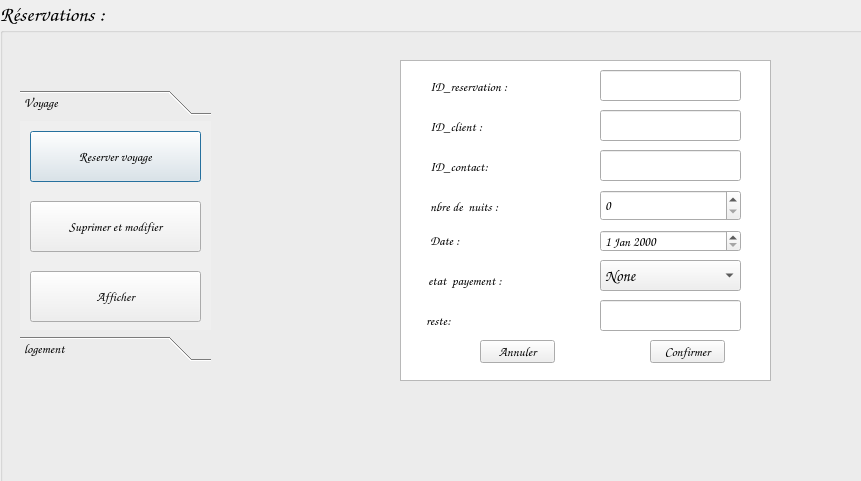
<?xml version="1.0" encoding="UTF-8"?>
<ui version="4.0">
 <class>modifl</class>
 <widget class="QDialog" name="modifl">
  <property name="geometry">
   <rect>
    <x>0</x>
    <y>0</y>
    <width>861</width>
    <height>481</height>
   </rect>
  </property>
  <property name="windowTitle">
   <string>Dialog</string>
  </property>
  <widget class="QLabel" name="label">
   <property name="geometry">
    <rect>
     <x>0</x>
     <y>0</y>
     <width>861</width>
     <height>481</height>
    </rect>
   </property>
   <property name="text">
    <string/>
   </property>
   <property name="pixmap">
    <pixmap>../tof/inspiration-voyage.jpeg</pixmap>
   </property>
  </widget>
  <widget class="QGroupBox" name="groupBox">
   <property name="geometry">
    <rect>
     <x>0</x>
     <y>0</y>
     <width>861000</width>
     <height>481000</height>
    </rect>
   </property>
   <property name="minimumSize">
    <size>
     <width>861000</width>
     <height>481000</height>
    </size>
   </property>
   <property name="maximumSize">
    <size>
     <width>861000</width>
     <height>481000</height>
    </size>
   </property>
   <property name="font">
    <font>
     <family>Comic Sans MS</family>
     <pointsize>16</pointsize>
    </font>
   </property>
   <property name="title">
    <string>Réservations :</string>
   </property>
   <widget class="QTextBrowser" name="textBrowser">
    <property name="geometry">
     <rect>
      <x>400</x>
      <y>60</y>
      <width>371</width>
      <height>321</height>
     </rect>
    </property>
   </widget>
   <widget class="QToolBox" name="toolBox">
    <property name="geometry">
     <rect>
      <x>20</x>
      <y>90</y>
      <width>191</width>
      <height>271</height>
     </rect>
    </property>
    <property name="font">
     <font>
      <pointsize>10</pointsize>
     </font>
    </property>
    <property name="currentIndex">
     <number>0</number>
    </property>
    <widget class="QWidget" name="Voyage">
     <property name="geometry">
      <rect>
       <x>0</x>
       <y>0</y>
       <width>191</width>
       <height>207</height>
      </rect>
     </property>
     <attribute name="label">
      <string>Voyage</string>
     </attribute>
     <widget class="QPushButton" name="pushButton">
      <property name="geometry">
       <rect>
        <x>10</x>
        <y>10</y>
        <width>171</width>
        <height>51</height>
       </rect>
      </property>
      <property name="text">
       <string>Reserver voyage</string>
      </property>
     </widget>
     <widget class="QPushButton" name="pushButton_4">
      <property name="geometry">
       <rect>
        <x>10</x>
        <y>150</y>
        <width>171</width>
        <height>51</height>
       </rect>
      </property>
      <property name="text">
       <string>Afficher</string>
      </property>
     </widget>
     <widget class="QPushButton" name="pushButton_7">
      <property name="geometry">
       <rect>
        <x>10</x>
        <y>80</y>
        <width>171</width>
        <height>51</height>
       </rect>
      </property>
      <property name="text">
       <string>Suprimer et modifier</string>
      </property>
     </widget>
    </widget>
    <widget class="QWidget" name="logement">
     <property name="geometry">
      <rect>
       <x>0</x>
       <y>0</y>
       <width>191</width>
       <height>207</height>
      </rect>
     </property>
     <attribute name="label">
      <string>logement</string>
     </attribute>
     <widget class="QPushButton" name="pushButton_9">
      <property name="geometry">
       <rect>
        <x>10</x>
        <y>10</y>
        <width>171</width>
        <height>51</height>
       </rect>
      </property>
      <property name="text">
       <string>Reserver logement</string>
      </property>
     </widget>
     <widget class="QPushButton" name="pushButton_10">
      <property name="geometry">
       <rect>
        <x>10</x>
        <y>150</y>
        <width>171</width>
        <height>51</height>
       </rect>
      </property>
      <property name="text">
       <string>Afficher</string>
      </property>
     </widget>
     <widget class="QPushButton" name="pushButton_13">
      <property name="geometry">
       <rect>
        <x>10</x>
        <y>80</y>
        <width>171</width>
        <height>51</height>
       </rect>
      </property>
      <property name="text">
       <string>supprimer modifier impr</string>
      </property>
     </widget>
    </widget>
   </widget>
   <widget class="QPushButton" name="pushButton_3">
    <property name="geometry">
     <rect>
      <x>650</x>
      <y>340</y>
      <width>75</width>
      <height>23</height>
     </rect>
    </property>
    <property name="font">
     <font>
      <pointsize>10</pointsize>
     </font>
    </property>
    <property name="text">
     <string>Confirmer</string>
    </property>
   </widget>
   <widget class="QLineEdit" name="idco">
    <property name="geometry">
     <rect>
      <x>600</x>
      <y>150</y>
      <width>141</width>
      <height>31</height>
     </rect>
    </property>
    <property name="text">
     <string/>
    </property>
   </widget>
   <widget class="QLabel" name="label_6">
    <property name="geometry">
     <rect>
      <x>430</x>
      <y>230</y>
      <width>101</width>
      <height>21</height>
     </rect>
    </property>
    <property name="font">
     <font>
      <pointsize>10</pointsize>
     </font>
    </property>
    <property name="text">
     <string>Date :</string>
    </property>
   </widget>
   <widget class="QDateEdit" name="dat">
    <property name="geometry">
     <rect>
      <x>600</x>
      <y>230</y>
      <width>141</width>
      <height>22</height>
     </rect>
    </property>
    <property name="font">
     <font>
      <pointsize>10</pointsize>
     </font>
    </property>
   </widget>
   <widget class="QComboBox" name="etp">
    <property name="geometry">
     <rect>
      <x>600</x>
      <y>260</y>
      <width>141</width>
      <height>31</height>
     </rect>
    </property>
    <property name="font">
     <font>
      <pointsize>12</pointsize>
     </font>
    </property>
    <item>
     <property name="text">
      <string>None</string>
     </property>
    </item>
    <item>
     <property name="text">
      <string>paye</string>
     </property>
    </item>
    <item>
     <property name="text">
      <string>non paye</string>
     </property>
    </item>
    <item>
     <property name="text">
      <string>reste</string>
     </property>
    </item>
   </widget>
   <widget class="QLabel" name="label_4">
    <property name="geometry">
     <rect>
      <x>428</x>
      <y>270</y>
      <width>131</width>
      <height>21</height>
     </rect>
    </property>
    <property name="font">
     <font>
      <pointsize>10</pointsize>
     </font>
    </property>
    <property name="text">
     <string>etat  payement :</string>
    </property>
   </widget>
   <widget class="QLabel" name="label_7">
    <property name="geometry">
     <rect>
      <x>430</x>
      <y>196</y>
      <width>101</width>
      <height>21</height>
     </rect>
    </property>
    <property name="font">
     <font>
      <pointsize>10</pointsize>
     </font>
    </property>
    <property name="text">
     <string>nbre de  nuits :</string>
    </property>
   </widget>
   <widget class="QLabel" name="label_5">
    <property name="geometry">
     <rect>
      <x>426</x>
      <y>312</y>
      <width>141</width>
      <height>16</height>
     </rect>
    </property>
    <property name="font">
     <font>
      <pointsize>10</pointsize>
     </font>
    </property>
    <property name="text">
     <string>reste:</string>
    </property>
   </widget>
   <widget class="QLabel" name="label_2">
    <property name="geometry">
     <rect>
      <x>430</x>
      <y>76</y>
      <width>101</width>
      <height>21</height>
     </rect>
    </property>
    <property name="font">
     <font>
      <pointsize>10</pointsize>
     </font>
    </property>
    <property name="text">
     <string>ID_reservation :</string>
    </property>
   </widget>
   <widget class="QLabel" name="label_3">
    <property name="geometry">
     <rect>
      <x>430</x>
      <y>116</y>
      <width>101</width>
      <height>21</height>
     </rect>
    </property>
    <property name="font">
     <font>
      <pointsize>10</pointsize>
     </font>
    </property>
    <property name="text">
     <string>ID_client :</string>
    </property>
   </widget>
   <widget class="QLabel" name="label_8">
    <property name="geometry">
     <rect>
      <x>430</x>
      <y>156</y>
      <width>101</width>
      <height>21</height>
     </rect>
    </property>
    <property name="font">
     <font>
      <pointsize>10</pointsize>
     </font>
    </property>
    <property name="text">
     <string>ID_contact:</string>
    </property>
   </widget>
   <widget class="QSpinBox" name="nbr">
    <property name="geometry">
     <rect>
      <x>600</x>
      <y>190</y>
      <width>141</width>
      <height>31</height>
     </rect>
    </property>
    <property name="font">
     <font>
      <pointsize>10</pointsize>
     </font>
    </property>
   </widget>
   <widget class="QLineEdit" name="idc">
    <property name="geometry">
     <rect>
      <x>600</x>
      <y>110</y>
      <width>141</width>
      <height>31</height>
     </rect>
    </property>
   </widget>
   <widget class="QLineEdit" name="idr">
    <property name="geometry">
     <rect>
      <x>600</x>
      <y>70</y>
      <width>141</width>
      <height>31</height>
     </rect>
    </property>
   </widget>
   <widget class="QPushButton" name="pushButton_6">
    <property name="geometry">
     <rect>
      <x>480</x>
      <y>340</y>
      <width>75</width>
      <height>23</height>
     </rect>
    </property>
    <property name="font">
     <font>
      <pointsize>10</pointsize>
     </font>
    </property>
    <property name="text">
     <string>Annuler</string>
    </property>
   </widget>
   <widget class="QLineEdit" name="res">
    <property name="geometry">
     <rect>
      <x>600</x>
      <y>300</y>
      <width>141</width>
      <height>31</height>
     </rect>
    </property>
    <property name="text">
     <string/>
    </property>
   </widget>
  </widget>
 </widget>
 <resources/>
 <connections/>
</ui>
